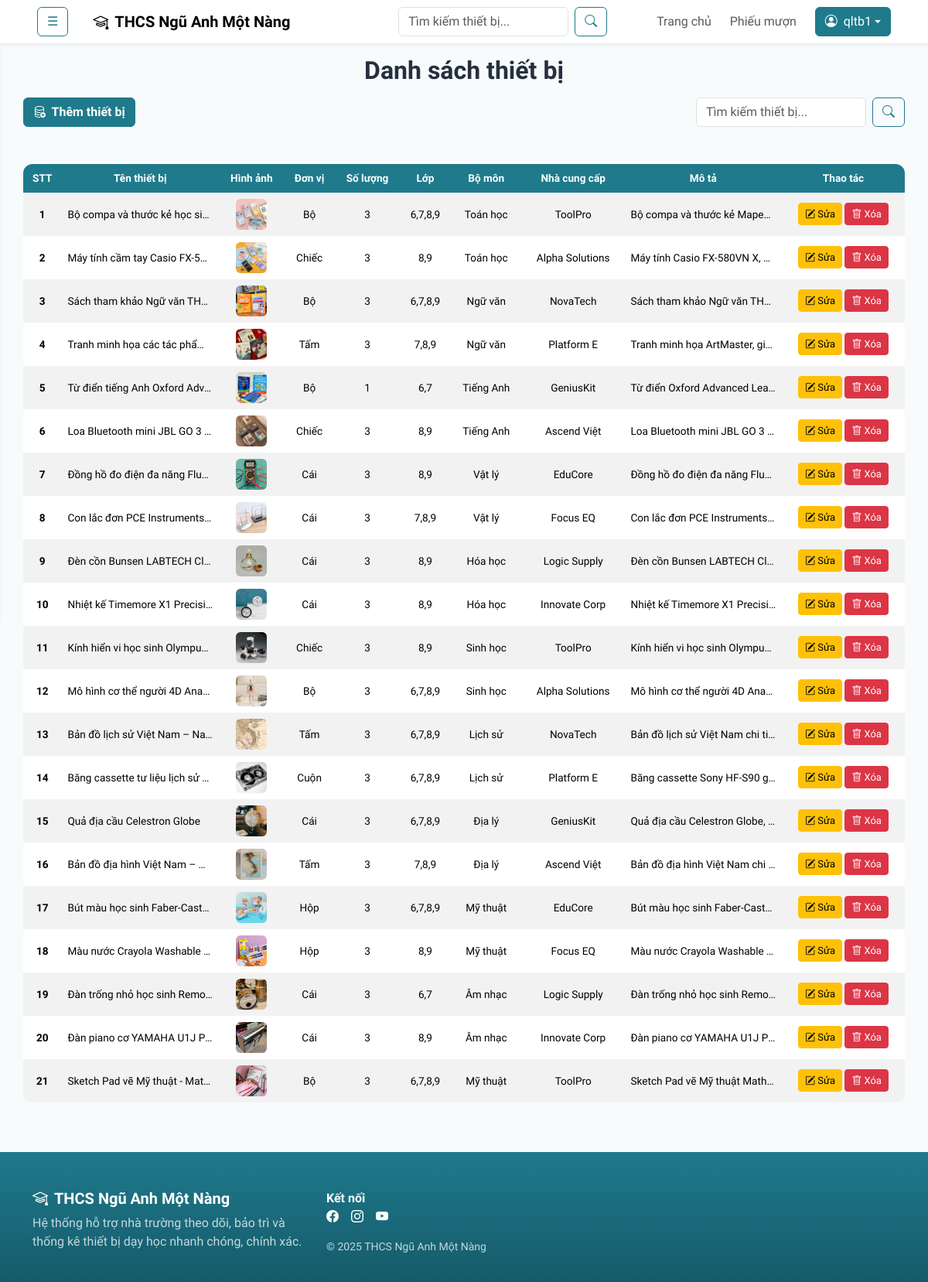
/index.php?page=dsthietbi (signed in), run on the app's committed database.
### tables this page shows
CREATE TABLE `thietbi` (
  `maThietBi` int(11) NOT NULL,
  `tenThietBi` varchar(255) NOT NULL,
  `hinhAnh` varchar(255) DEFAULT NULL,
  `donVi` varchar(50) NOT NULL,
  `soLuong` int(11) NOT NULL,
  `lop` varchar(50) NOT NULL,
  `maBoMon` int(11) NOT NULL,
  `maNhaCungCap` int(11) NOT NULL,
  `moTa` text DEFAULT NULL
);

CREATE TABLE `bomon` (
  `maBoMon` int(11) NOT NULL,
  `tenBoMon` varchar(100) NOT NULL,
  `moTa` text DEFAULT NULL
);

CREATE TABLE `nhacungcap` (
  `maNhaCungCap` int(11) NOT NULL,
  `tenNhaCungCap` varchar(100) NOT NULL,
  `diaChi` varchar(255) DEFAULT NULL,
  `soDienThoai` varchar(20) DEFAULT NULL,
  `email` varchar(100) DEFAULT NULL
);

### App/Models/mThietBi.php (called while the page is built, shortened)
<?php
class modelThietBi {
    public function selectAllThietBi() {
        $p = new clsKetNoi();
        $truyvan = "SELECT *, tb.moTa FROM thietbi tb
                    JOIN bomon bm ON tb.maBoMon = bm.maBoMon
                    JOIN nhacungcap ncc ON ncc.maNhaCungCap = tb.maNhaCungCap";
        $con = $p->moketnoi();
        $kq = mysqli_query($con, $truyvan);
        return $kq;
    }
}
?>

### App/Controllers/cThietBi.php (called while the page is built, shortened)
<?php
include_once('App/Models/mThietBi.php');
class controlThietBi {
    public function getAllThietBi() {
        $p = new modelThietBi();
        $kq = $p->selectAllThietBi();
        if(mysqli_num_rows($kq) > 0) {
            return $kq;
        } else {
            return false;
        }
    }
}
?>

### App/Views/thietbi/qlthietbi/dsthietbi.php (the view, shortened to what this page needs)
<h2 class="text-center fw-semibold my-3">Danh sách thiết bị</h2>
<div class="d-flex mx-auto justify-content-between align-items-center" style="width: 95%">
    <a href="index.php?page=themthietbi" class="btn btn-primary fw-semibold"><i class="bi bi-database-add me-1"></i> Thêm thiết bị</a>
    <form class="d-flex" action="index.php" method="get">
        <input class="form-control me-2" type="text" name="keyword" placeholder="Tìm kiếm thiết bị..." style="width: 220px;">
        <button class="btn btn-outline-primary" type="submit"><i class="bi bi-search"></i></button>
    </form>
</div>
<div class="d-flex justify-content-center">
    <div class="table-responsive my-5" style="width: 95%;">
        <table class="table table-striped table-hover table-borderless align-middle" style="font-size: 0.85em;">
            <thead class="text-center">
                <tr>
                    <th>STT</th>
                    <th>Tên thiết bị</th>
                    <th>Hình ảnh</th>
                    <th>Đơn vị</th>
                    <th>Số lượng</th>
                    <th>Lớp</th>
                    <th>Bộ môn</th>
                    <th>Nhà cung cấp</th>
                    <th>Mô tả</th>
                    <th>Thao tác</th>
                </tr>
            </thead>
            <tbody>
            <?php
            include_once('App/Controllers/cThietBi.php');
            $p = new controlThietBi();
            if(isset($_GET['keyword'])) {
                $keyword = $_GET['keyword'];
                $kq = $p->searchThietBi($keyword);
            } else {
                $kq = $p->getAllThietBi();
            }
            if ($kq && $kq->num_rows > 0) {
                $dem = 0;
                while ($r = $kq->fetch_assoc()) {
                    $dem++;
                    echo '<tr>';
                        echo '<td class="text-center"><strong>' . $dem . '</strong></td>';
                        echo '<td title="'.$r['tenThietBi'].'">' . $r['tenThietBi'] . '</td>';
                        echo '<td><img src="public/uploads/' . $r['hinhAnh'] . '" width="40" height="40" class="rounded d-block mx-auto"></td>';
                        echo '<td class="text-center">' . $r['donVi'] . '</td>';
                        echo '<td class="text-center">' . $r['soLuong'] . '</td>';
                        echo '<td class="text-center">' . $r['lop'] . '</td>';
                        echo '<td class="text-center">' . $r['tenBoMon'] . '</td>';
                        echo '<td class="text-center">' . $r['tenNhaCungCap'] . '</td>';
                        echo '<td>' . $r['moTa'] . '</td>';
                        echo '<td class="text-center">';
                            echo '<a href="index.php?page=suathietbi&maThietBi=' . $r['maThietBi'] . '" class="btn btn-sm btn-warning" style="font-size: 0.95em;"><i class="bi bi-pencil-square"></i> Sửa</a>&nbsp;';
                            echo '<a href="index.php?page=xoathietbi&action=delete&maThietBi=' . $r['maThietBi'] . '" class="btn btn-sm btn-danger" style="font-size: 0.95em;" onclick="return confirm(\'Bạn có chắc muốn xóa thiết bị này không?\')"><i class="bi bi-trash"></i> Xóa</a>';
                        echo '</td>';
                    echo '</tr>';
                }
            } else {
                echo '<tr><td colspan="11"><h5 class="text-center text-muted">Hiện chưa có thiết bị nào. Vui lòng quay lại sau.</h5></td></tr>';
            }
            ?>
            </tbody>
        </table>
    </div>
</div>

### public/css/style.css (style rules this page uses)
:root { --na-primary: #1f7a8c; --na-primary-2: #155a6a; --na-accent: #f4a261; --na-ink: #24303f; --na-muted: #6c7a89; --na-bg: #f8fbfc; --na-card: #ffffff; --na-gold: #c9a227; --shadow-soft: 0 10px 30px rgba(31,122,140,.12); }
body { font-family: 'Quicksand', Arial, sans-serif; color:var(--na-ink); background:var(--na-bg) }
.btn-primary { --bs-btn-bg:var(--na-primary); --bs-btn-border-color:var(--na-primary); --bs-btn-hover-bg:var(--na-primary-2); --bs-btn-hover-border-color:var(--na-primary-2) }
.btn-outline-primary { --bs-btn-color:var(--na-primary); --bs-btn-border-color:var(--na-primary); --bs-btn-hover-bg:var(--na-primary); --bs-btn-hover-border-color:var(--na-primary) }
.table thead th { background-color: var(--na-primary); color: white; }
.table { border-radius: 12px; overflow: hidden; }

### App/Views/thietbi/qlthietbi/dsthietbi.php (style rules this page uses)
th, td { max-width: 12.5em; white-space: nowrap; overflow: hidden; text-overflow: ellipsis; }

### data on the page
thietbi: tenThietBi "Bộ compa và thước kẻ học si…", hinhAnh (picture), donVi "Bộ", soLuong "3", lop "6,7,8,9", maBoMon.tenBoMon "Toán học", maNhaCungCap.tenNhaCungCap "ToolPro", moTa "Bộ compa và thước kẻ Mape…"
thietbi: tenThietBi "Máy tính cầm tay Casio FX-5…", hinhAnh (picture), donVi "Chiếc", soLuong "3", lop "8,9", maBoMon.tenBoMon "Toán học", maNhaCungCap.tenNhaCungCap "Alpha Solutions", moTa "Máy tính Casio FX-580VN X,…"
thietbi: tenThietBi "Sách tham khảo Ngữ văn TH…", hinhAnh (picture), donVi "Bộ", soLuong "3", lop "6,7,8,9", maBoMon.tenBoMon "Ngữ văn", maNhaCungCap.tenNhaCungCap "NovaTech", moTa "Sách tham khảo Ngữ văn TH…"
thietbi: tenThietBi "Tranh minh họa các tác phẩ…", hinhAnh (picture), donVi "Tấm", soLuong "3", lop "7,8,9", maBoMon.tenBoMon "Ngữ văn", maNhaCungCap.tenNhaCungCap "Platform E", moTa "Tranh minh họa ArtMaster, gi…"
thietbi: tenThietBi "Từ điển tiếng Anh Oxford Adv…", hinhAnh (picture), donVi "Bộ", soLuong "1", lop "6,7", maBoMon.tenBoMon "Tiếng Anh", maNhaCungCap.tenNhaCungCap "GeniusKit", moTa "Từ điển Oxford Advanced Lea…"
thietbi: tenThietBi "Loa Bluetooth mini JBL GO 3…", hinhAnh (picture), donVi "Chiếc", soLuong "3", lop "8,9", maBoMon.tenBoMon "Tiếng Anh", maNhaCungCap.tenNhaCungCap "Ascend Việt", moTa "Loa Bluetooth mini JBL GO 3…"
thietbi: tenThietBi "Đồng hồ đo điện đa năng Flu…", hinhAnh (picture), donVi "Cái", soLuong "3", lop "8,9", maBoMon.tenBoMon "Vật lý", maNhaCungCap.tenNhaCungCap "EduCore", moTa "Đồng hồ đo điện đa năng Flu…"
thietbi: tenThietBi "Con lắc đơn PCE Instruments…", hinhAnh (picture), donVi "Cái", soLuong "3", lop "7,8,9", maBoMon.tenBoMon "Vật lý", maNhaCungCap.tenNhaCungCap "Focus EQ", moTa "Con lắc đơn PCE Instruments…"
thietbi: tenThietBi "Đèn cồn Bunsen LABTECH Cl…", hinhAnh (picture), donVi "Cái", soLuong "3", lop "8,9", maBoMon.tenBoMon "Hóa học", maNhaCungCap.tenNhaCungCap "Logic Supply", moTa "Đèn cồn Bunsen LABTECH Cl…"
thietbi: tenThietBi "Nhiệt kế Timemore X1 Precisi…", hinhAnh (picture), donVi "Cái", soLuong "3", lop "8,9", maBoMon.tenBoMon "Hóa học", maNhaCungCap.tenNhaCungCap "Innovate Corp", moTa "Nhiệt kế Timemore X1 Precisi…"
thietbi: tenThietBi "Kính hiển vi học sinh Olympu…", hinhAnh (picture), donVi "Chiếc", soLuong "3", lop "8,9", maBoMon.tenBoMon "Sinh học", maNhaCungCap.tenNhaCungCap "ToolPro", moTa "Kính hiển vi học sinh Olympu…"
thietbi: tenThietBi "Mô hình cơ thể người 4D Ana…", hinhAnh (picture), donVi "Bộ", soLuong "3", lop "6,7,8,9", maBoMon.tenBoMon "Sinh học", maNhaCungCap.tenNhaCungCap "Alpha Solutions", moTa "Mô hình cơ thể người 4D Ana…"
thietbi: tenThietBi "Bản đồ lịch sử Việt Nam – Na…", hinhAnh (picture), donVi "Tấm", soLuong "3", lop "6,7,8,9", maBoMon.tenBoMon "Lịch sử", maNhaCungCap.tenNhaCungCap "NovaTech", moTa "Bản đồ lịch sử Việt Nam chi ti…"
thietbi: tenThietBi "Băng cassette tư liệu lịch sử…", hinhAnh (picture), donVi "Cuộn", soLuong "3", lop "6,7,8,9", maBoMon.tenBoMon "Lịch sử", maNhaCungCap.tenNhaCungCap "Platform E", moTa "Băng cassette Sony HF-S90 g…"
thietbi: tenThietBi "Quả địa cầu Celestron Globe", hinhAnh (picture), donVi "Cái", soLuong "3", lop "6,7,8,9", maBoMon.tenBoMon "Địa lý", maNhaCungCap.tenNhaCungCap "GeniusKit", moTa "Quả địa cầu Celestron Globe,…"
thietbi: tenThietBi "Bản đồ địa hình Việt Nam – N…", hinhAnh (picture), donVi "Tấm", soLuong "3", lop "7,8,9", maBoMon.tenBoMon "Địa lý", maNhaCungCap.tenNhaCungCap "Ascend Việt", moTa "Bản đồ địa hình Việt Nam chi…"
thietbi: tenThietBi "Bút màu học sinh Faber-Cast…", hinhAnh (picture), donVi "Hộp", soLuong "3", lop "6,7,8,9", maBoMon.tenBoMon "Mỹ thuật", maNhaCungCap.tenNhaCungCap "EduCore", moTa "Bút màu học sinh Faber-Cast…"
thietbi: tenThietBi "Màu nước Crayola Washable…", hinhAnh (picture), donVi "Hộp", soLuong "3", lop "8,9", maBoMon.tenBoMon "Mỹ thuật", maNhaCungCap.tenNhaCungCap "Focus EQ", moTa "Màu nước Crayola Washable…"
thietbi: tenThietBi "Đàn trống nhỏ học sinh Remo…", hinhAnh (picture), donVi "Cái", soLuong "3", lop "6,7", maBoMon.tenBoMon "Âm nhạc", maNhaCungCap.tenNhaCungCap "Logic Supply", moTa "Đàn trống nhỏ học sinh Remo…"
thietbi: tenThietBi "Đàn piano cơ YAMAHA U1J P…", hinhAnh (picture), donVi "Cái", soLuong "3", lop "8,9", maBoMon.tenBoMon "Âm nhạc", maNhaCungCap.tenNhaCungCap "Innovate Corp", moTa "Đàn piano cơ YAMAHA U1J P…"
thietbi: tenThietBi "Sketch Pad vẽ Mỹ thuật - Mat…", hinhAnh (picture), donVi "Bộ", soLuong "3", lop "6,7,8,9", maBoMon.tenBoMon "Mỹ thuật", maNhaCungCap.tenNhaCungCap "ToolPro", moTa "Sketch Pad vẽ Mỹ thuật Math…"

### other printed values
$_SESSION['tenDangNhap'] "qltb1"
